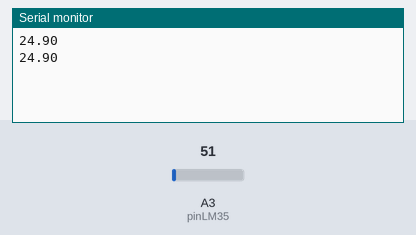
Bench run of a sketch on a simulated Arduino Uno, built with avr-gcc and run on an emulated ATmega328P. Shown: the last lines printed to the serial monitor. The test bench sets the inputs (shaded band); at power-on: A3 (pinLM35) = 51.

Above: at 1.8 s.
1.9 s: A3 (pinLM35) set to 61
At 2.6 s:
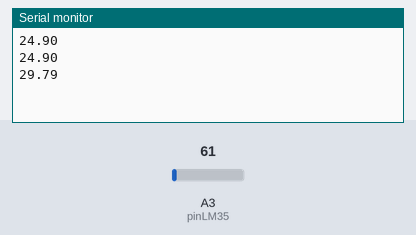
3.4 s: A3 (pinLM35) set to 71
At 4.8 s:
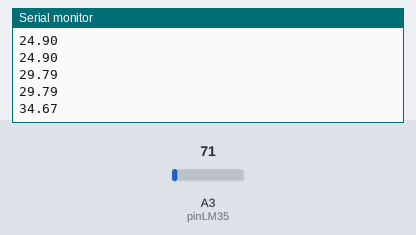
Timing chart, 0 to 6.4 s (numbered marks = the images above; inputs shaded):
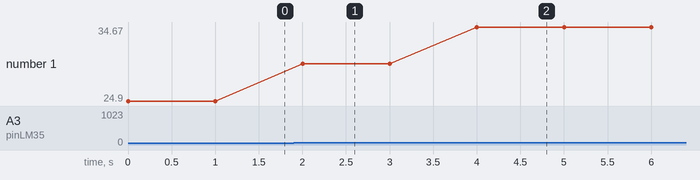

The sketch:

Temp5y6.ino
```cpp
// Declaracion de variables globales
float tempC; // Variable para almacenar el valor obtenido del sensor (0 a 1023)
int pinLM35 = 3; // Variable del pin de entrada del sensor (A0)

void setup() {
  // Configuramos el puerto serial a 9600 bps
  Serial.begin(9600);

}

void loop() {
  // Con analogRead leemos el sensor, recuerda que es un valor de 0 a 1023
  tempC = analogRead(pinLM35);

  // Calculamos la temperatura con la fórmula
  tempC = (5.0 * tempC * 100.0)/1024.0;

  // Envia el dato al puerto serial
  Serial.print(tempC);
  // Salto de línea
  Serial.print("\n");

  // Esperamos un tiempo para repetir el loop
  delay(1000);
}
```

Measured:
- after the input at 1.9 s, the serial monitor: prints a new line after 0.10 s (image 1)
- after the input at 3.4 s, the serial monitor: prints a new line after 0.60 s (image 2)
- plotted number 1: 24.9 → 29.79 after the input at 1.9 s, 29.79 → 34.67 after the input at 3.4 s
